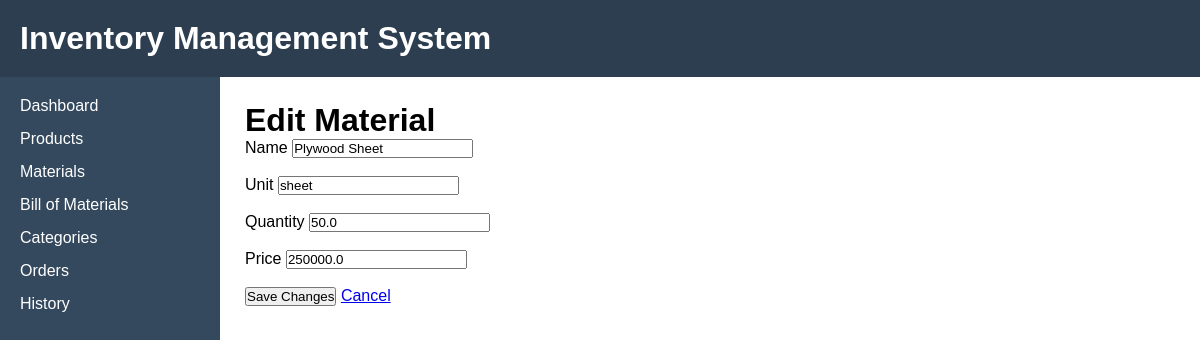
The page /edit_material/1 on the database its author committed.
### tables this page shows
CREATE TABLE materials (
    id INTEGER PRIMARY KEY AUTOINCREMENT,
    name TEXT NOT NULL,
    unit TEXT NOT NULL,
    quantity REAL NOT NULL DEFAULT 0,
    price REAL NOT NULL,
    minimum_stock REAL NOT NULL DEFAULT 0
);

### app.py (the view)
@app.route("/edit_material/<int:id>")
def edit_material(id):
    connection = sqlite3.connect("inventory.db")
    cursor = connection.cursor()
    cursor.execute("""SELECT * FROM materials WHERE id = ?""", (id,))
    material = cursor.fetchone()
    connection.close()
    return render_template("edit_material.html",material=material)

### templates/edit_material.html
{% extends "base.html" %}
{% block content %}
<h1>Edit Material</h1>
<form action="{{ url_for('update_material', id=material[0]) }}" method="POST">
    <label>Name</label>
    <input
        type="text"
        name="name"
        value="{{ material[1] }}"
        required
    ><br><br>
    <label>Unit</label>
    <input
        type="text"
        name="unit"
        value="{{ material[2] }}"
        required
    ><br><br>
    <label>Quantity</label>
    <input
        type="number"
        step="0.01"
        name="quantity"
        value="{{ material[3] }}"
        required
    ><br><br>
    <label>Price</label>
    <input
        type="number"
        step="0.01"
        name="price"
        value="{{ material[4] }}"
        required
    ><br><br>
    <button type="submit">Save Changes</button>
    <a href="{{ url_for('materials') }}">Cancel</a>
</form>
{% endblock %}

### static/css/style.css (style rules this page uses)
* { margin: 0; padding: 0; box-sizing: border-box; }
body { font-family: Arial,sans-serif }

### rows shown on the page
materials: name "Plywood Sheet", unit "sheet", quantity "50.0", price "250000.0"
